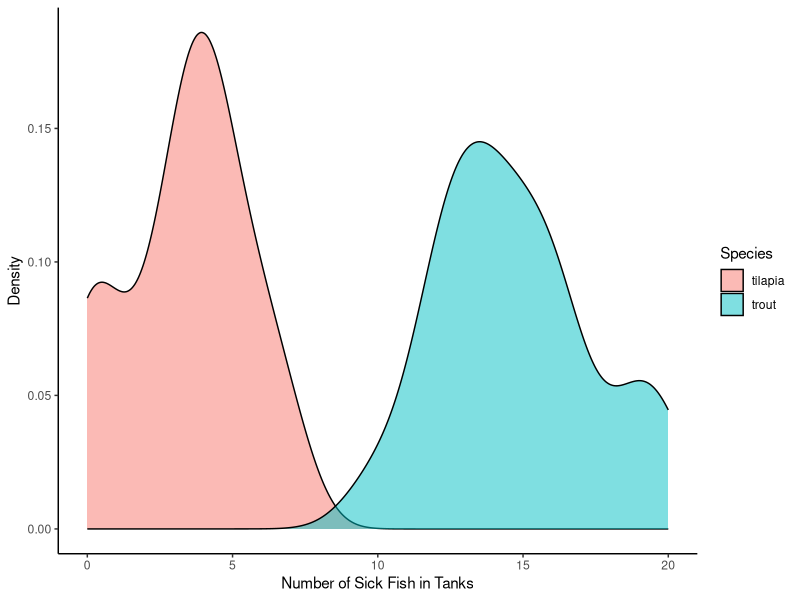
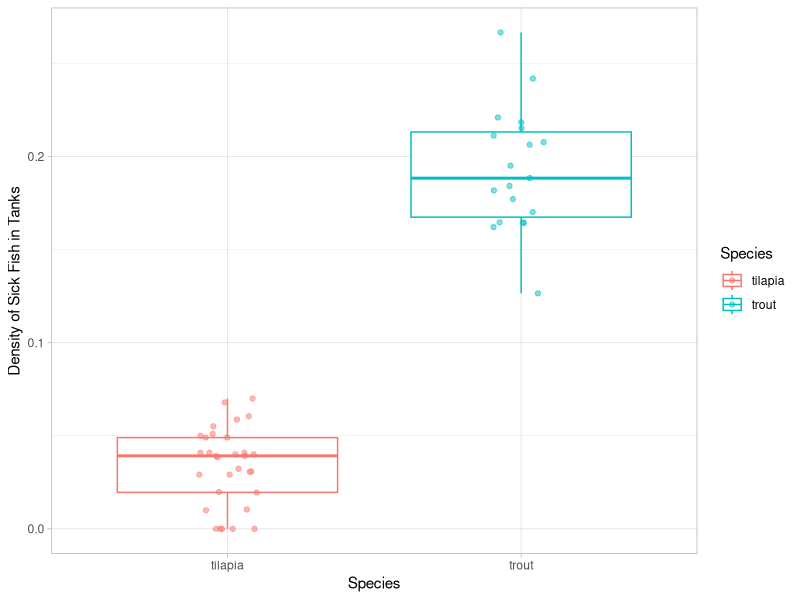
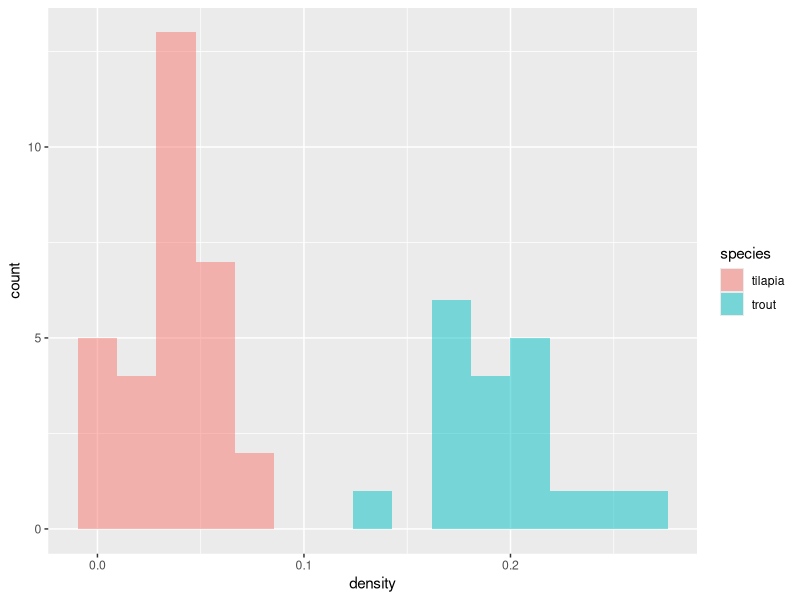
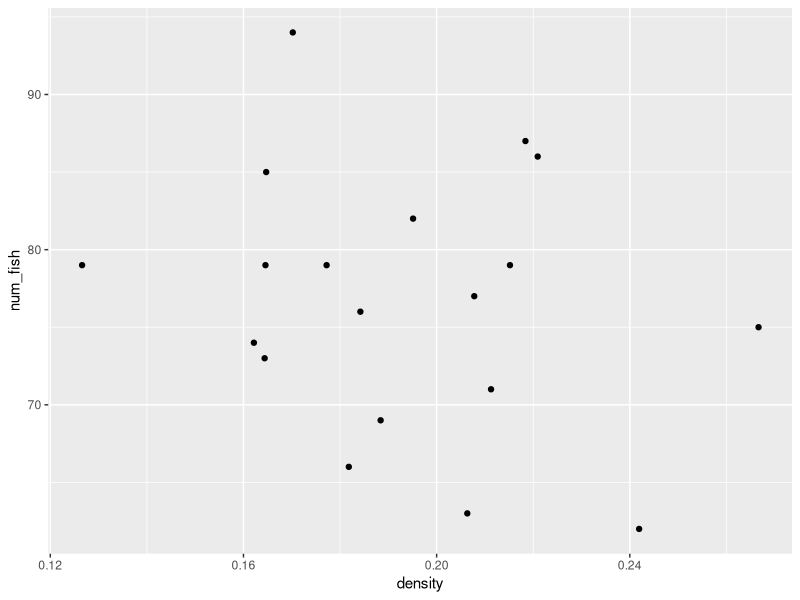
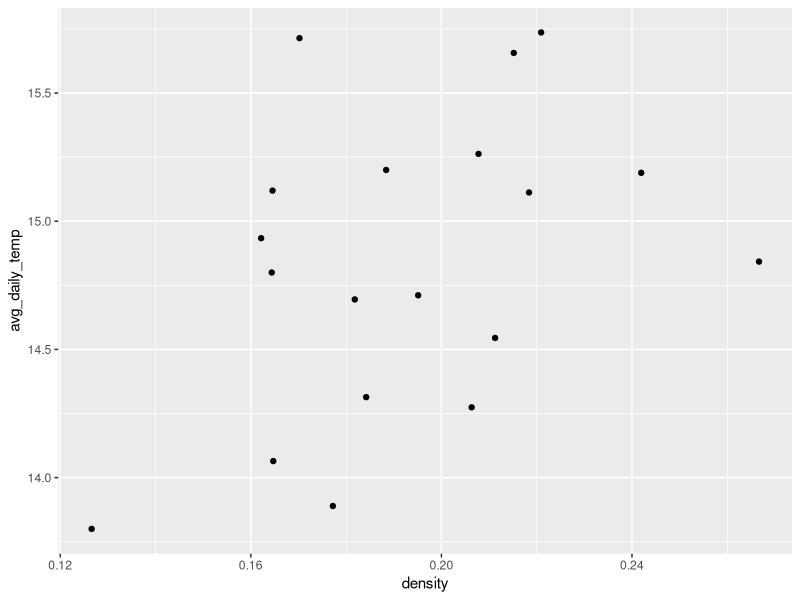
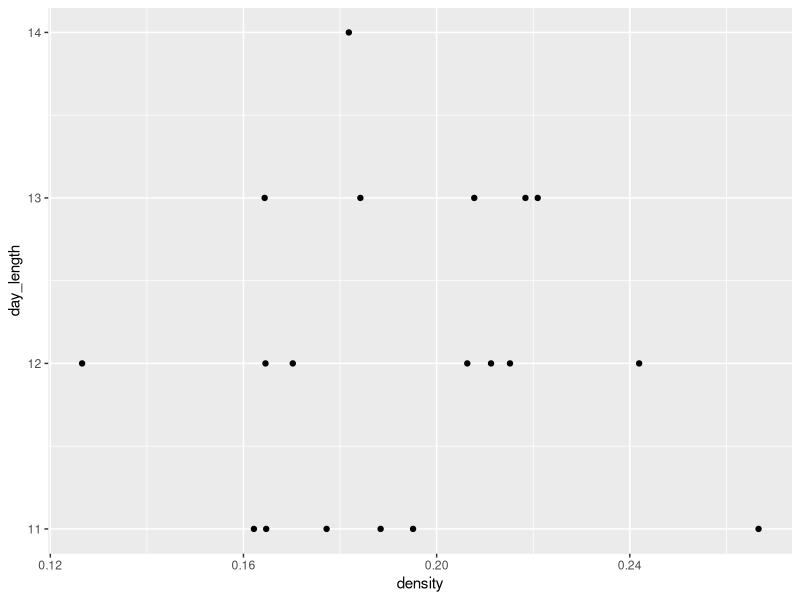

Write R code to recreate these figures, in order.
## ---- chunk 1
knitr::opts_chunk$set(echo = TRUE)
## ---- chunk 2
library(tidyverse)
## ---- chunk 3
sick_fish <- read_csv("../data/fish_sick_data.csv") 
## ---- chunk 4
head(sick_fish)
## ---- chunk 5
sick_fish %>% 
  group_by(species) %>% 
  summarize(mean_sick_fish = mean(num_sick),
            sd_sick_fish = sd(num_sick))
## ---- chunk 6
ggplot(sick_fish, aes(num_sick, fill = species)) +
  geom_density(alpha = 0.5) +
  labs(x = "Number of Sick Fish in Tanks",
       y = "Density",
       fill = "Species") +
  theme_classic()
## ---- chunk 7
# take into account the number of fish in the tank: density of sick fish
sick_fish <- sick_fish %>% 
  mutate(density = num_sick/num_fish) 
## ---- chunk 8
sick_fish %>% 
  group_by(species) %>% 
  summarize(mean_sick_fish = mean(density),
            sd_sick_fish = sd(density))

ggplot(sick_fish, aes(species, density, color = species)) +
  geom_boxplot() + 
  geom_jitter(alpha = 0.5, width = 0.1) +
  labs(x = "Species",
       y = "Density of Sick Fish in Tanks",
       color = "Species") +
  theme_light()

# histogram
ggplot(sick_fish, aes(density, fill = species)) +
  geom_histogram(alpha = 0.5, bins = 15)

## ---- chunk 9
sick_trout <- sick_fish %>% 
  filter(species == "trout")
## ---- chunk 10
ggplot(sick_trout, aes(x = density, y = num_fish)) +
  geom_point() 

ggplot(sick_trout, aes(x = density, y = avg_daily_temp)) +
  geom_point()

ggplot(sick_trout, aes(density, day_length)) +
  geom_point() 
